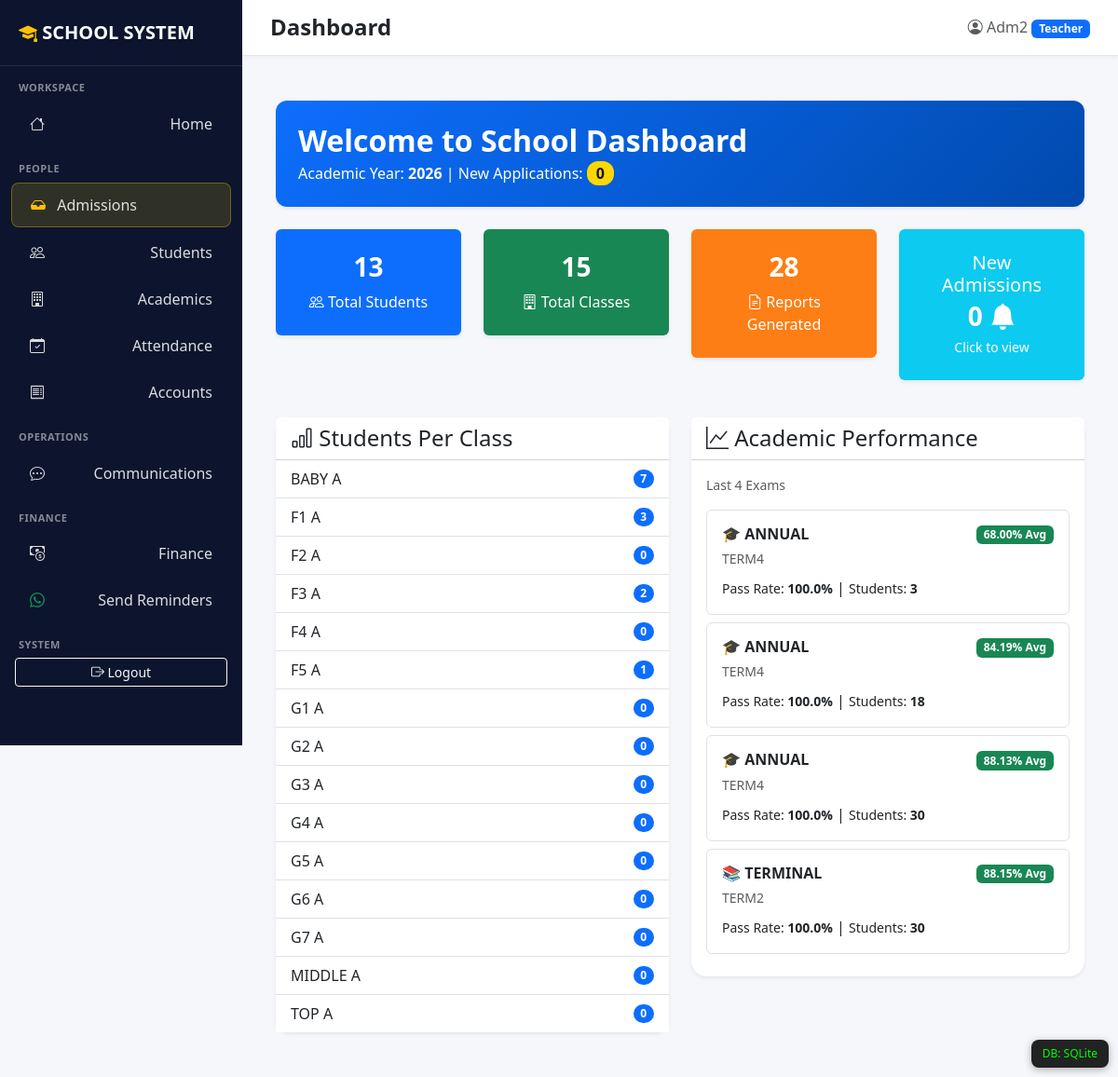
Page /school-management/ (signed in) on the committed database.
### accounts/models.py (models this page shows)
class User(AbstractUser):
    ROLE_CHOICES = [
        ("admin", "Administrator"),
        ("teacher", "Teacher"),
        ("accountant", "Accountant"),
        ("headteacher", "Head Teacher"),
        ("parent", "Parent"),
    ]
    role = models.CharField(max_length=20, choices=ROLE_CHOICES, default="teacher")
    phone = models.CharField(max_length=20, blank=True, null=True)
    teacher_profile = models.OneToOneField(
        'academics.Teacher',
        null=True,
        blank=True,
        on_delete=models.SET_NULL
    )
    guardian_profile = models.OneToOneField(
        'students.Guardian',
        null=True,
        blank=True,
        on_delete=models.SET_NULL
    )

### academics/models.py (models this page shows, shortened)
class AcademicYear(models.Model):
    name = models.CharField(max_length=9, unique=True)
    is_active = models.BooleanField(default=False)
    class Meta:
        ordering = ["-name"]
        verbose_name = "Academic Year"
        verbose_name_plural = "Academic Years"
    def __str__(self):
        return self.name

class ClassRoom(models.Model):
    LEVEL_GROUP = {
        'BABY': 'PRE_PRIMARY', 'MIDDLE': 'PRE_PRIMARY', 'TOP': 'PRE_PRIMARY',
        'G1': 'PRE_PRIMARY', 'G2': 'PRE_PRIMARY', 'G3': 'PRE_PRIMARY',
        'G4': 'PRE_PRIMARY', 'G5': 'PRE_PRIMARY', 'G6': 'PRE_PRIMARY', 'G7': 'PRE_PRIMARY',
        'F1': 'ORDINARY', 'F2': 'ORDINARY', 'F3': 'ORDINARY', 'F4': 'ORDINARY',
        'F5': 'ADVANCED', 'F6': 'ADVANCED',
    }
    LEVEL_CHOICES = [
        ("BABY", "Baby"),
        ("MIDDLE", "Middle"),
        ("TOP", "Top"),
        ("G1", "Grade 1"),
        ("G2", "Grade 2"),
        ("G3", "Grade 3"),
        ("G4", "Grade 4"),
        ("G5", "Grade 5"),
        ("G6", "Grade 6"),
        ("G7", "Grade 7"),
        ("F1", "Form 1"),
        ("F2", "Form 2"),
        ("F3", "Form 3"),
        ("F4", "Form 4"),
        ("F5", "Form 5"),
        ("F6", "Form 6"),
    ]
    STREAM_CHOICES = [
        ("A", "A"),
        ("B", "B"),
        ("C", "C"),
    ]
    level = models.CharField(
        max_length=10,
        choices=LEVEL_CHOICES
    )
    stream = models.CharField(
        max_length=1,
        choices=STREAM_CHOICES
    )
    class_teacher = models.ForeignKey(
        Teacher,
        on_delete=models.SET_NULL,
        null=True,
        blank=True,
        related_name="classrooms"
    )
    class Meta:
        unique_together = ("level", "stream")
        ordering = ["level", "stream"]

class Exam(models.Model):
    EXAM_TYPES = [
        ("MIDTERM", "Mid Term"),
        ("TERMINAL", "Terminal"),
        ("MIDTERM", "Mid Term"),
        ("ANNUAL", "Annual"),
    ]
    name = models.CharField(max_length=100)
    exam_type = models.CharField(
        max_length=20,
        choices=EXAM_TYPES
    )
    term = models.ForeignKey(
        Term,
        on_delete=models.CASCADE,
        related_name="exams"
    )
    class_room = models.ForeignKey(
        ClassRoom,
        on_delete=models.CASCADE,
        related_name="exams"
    )
    is_active = models.BooleanField(default=True)
    class Meta:
        ordering = ["term", "class_room", "name"]

class Term(models.Model):
    TERM_CHOICES = [
        ("TERM1", "Term 1"),
        ("TERM2", "Term 2"),
        ("TERM3", "Term 3"),
        ("TERM4", "Term 4"),
    ]
    academic_year = models.ForeignKey(
        AcademicYear,
        on_delete=models.CASCADE,
        related_name="terms"
    )
    name = models.CharField(
        max_length=10,
        choices=TERM_CHOICES
    )
    start_date = models.DateField()
    end_date = models.DateField()
    class Meta:
        unique_together = ("academic_year", "name")
        ordering = ["academic_year", "name"]

### dashboard/views.py (the view)
# urls.py: path('', views.dashboard_view, name='home'),
@user_passes_test(superuseruser_requred, login_url='/')
def dashboard_view(request):
    total_students = Student.objects.count()
    total_classes = ClassRoom.objects.count()
    total_teachers = Teacher.objects.count()
    total_subjects = Subject.objects.count()
    students_per_class = ClassRoom.objects.annotate(student_count=Count('students')).order_by('level', 'stream')
    db_engine = connection.settings_dict['ENGINE']
    db_name = "PostgreSQL" if 'postgresql' in db_engine else "SQLite"
    current_year = AcademicYear.objects.filter(is_active=True).first()
    exam_performance = []
    active_exam_name = "None"
    total_reports = 0
    if current_year:
        exams = Exam.objects.filter(term__academic_year=current_year).order_by('-id')[:4]
        total_reports = StudentReport.objects.filter(exam__term__academic_year=current_year).count()
        for exam in exams:
            exam_results = ExamResult.objects.filter(exam=exam)
            if exam_results.exists():
                avg_score = exam_results.aggregate(avg=Avg('average_marks'))['avg'] or 0
                pass_count = exam_results.filter(average_marks__gte=40).count()
                total_papers = exam_results.count()
                pass_percentage = (pass_count / total_papers * 100) if total_papers > 0 else 0
                exam_performance.append({'name': exam.name, 'term': exam.term.name, 'avg_score': round(avg_score, 2), 'pass_percentage': round(pass_percentage, 2), 'total_students': total_papers})
        if exams:
            active_exam_name = exams[0].name
    pending_admissions = 0
    latest_admissions = []
    try:
        from admissions.models import AdmissionApplication
        pending_admissions = AdmissionApplication.objects.filter(status='Pending').count()
        latest_admissions = AdmissionApplication.objects.filter(status='Pending').order_by('-created_at')[:3]
    except:
        pending_admissions = 0
        latest_admissions = []
    context = {
        'total_students': total_students,
        'total_classes': total_classes,
        'total_teachers': total_teachers,
        'total_subjects': total_subjects,
        'students_per_class': students_per_class,
        'exam_performance': exam_performance,
        'total_reports': total_reports,
        'active_exam_name': active_exam_name,
        'current_year': current_year,
        'db_name': db_name,
        'pending_admissions': pending_admissions,
        'latest_admissions': latest_admissions,
    }
    return render(request, 'dashboard/main_dashboard.html', context)

### dashboard/templates/dashboard/main_dashboard.html (shortened to what this page needs)
{% extends 'base.html' %}
{% load static %}
{% block content %}
<div class="container mt-4">
    <div class="card text-white mb-4 border-0 shadow-sm" style="background: linear-gradient(135deg, #0d6efd 0%, #004aad 100%); border-radius: 12px;">
        <div class="card-body p-4">
            <h2 class="mb-1 fw-bold">Welcome to School Dashboard</h2>
            <p class="mb-0">Academic Year: <b>{{ current_year }}</b> | New Applications: <b style="background:#FFD700; color:#0c152d; padding:2px 10px; border-radius:12px;">{{ pending_admissions|default:"0" }}</b></p>
        </div>
    </div>
    <div class="row mb-4">
        <div class="col-md-3 mb-3">
            <div class="p-4 text-center text-white rounded shadow-sm" style="background:#0d6efd;">
                <h3 class="fw-bold">{{ total_students }}</h3>
                <p class="mb-0"><i class="bi bi-people"></i> Total Students</p>
            </div>
        </div>
        <div class="col-md-3 mb-3">
            <div class="p-4 text-center text-white rounded shadow-sm" style="background:#198754;">
                <h3 class="fw-bold">{{ total_classes }}</h3>
                <p class="mb-0"><i class="bi bi-building"></i> Total Classes</p>
            </div>
        </div>
        <div class="col-md-3 mb-3">
            <div class="p-4 text-center text-white rounded shadow-sm" style="background:#fd7e14;">
                <h3 class="fw-bold">{{ total_reports }}</h3>
                <p class="mb-0"><i class="bi bi-file-earmark-text"></i> Reports Generated</p>
            </div>
        </div>
        <div class="col-md-3 mb-3">
            <div class="p-4 text-center text-white rounded shadow-sm" style="background:#0dcaf0; cursor:pointer;" onclick="window.location.href='/admissions/manage/'">
                <h5 class="mb-0">New Admissions</h5>
                <p class="fw-bold fs-3 mb-0">{{ pending_admissions|default:"0" }} <i class="bi bi-bell-fill"></i></p>
                <small>Click to view</small>
            </div>
        </div>
    </div>
    <div class="row">
        <div class="col-md-6 mb-4">
            <div class="card shadow-sm">
                <div class="card-header bg-white">
                    <h4 class="mb-0"><i class="bi bi-bar-chart"></i> Students Per Class</h4>
                </div>
                <div class="card-body p-0">
                    <div class="list-group list-group-flush">
                    {% for class in students_per_class %}
                        <a href="{% url 'students:students_by_class' class.id %}" class="list-group-item list-group-item-action d-flex justify-content-between align-items-center">
                            <span>{{ class.level }} {{ class.stream }}</span>
                            <span class="badge bg-primary rounded-pill">{{ class.student_count }}</span>
                        </a>
                    {% empty %}
                        <div class="list-group-item text-muted">No classes found</div>
                    {% endfor %}
                    </div>
                </div>
            </div>
        </div>
        <div class="col-md-6 mb-4">
            <div class="card shadow-sm">
                <div class="card-header bg-white">
                    <h4 class="mb-0"><i class="bi bi-graph-up"></i> Academic Performance</h4>
                </div>
                <div class="card-body">
                    {% if exam_performance %}
                        <p class="text-muted small">Last 4 Exams</p>
                        {% for data in exam_performance %}
                        <div class="border rounded p-3 mb-2">
                            <div class="d-flex justify-content-between align-items-start">
                                <div>
                                    <h6 class="mb-1 fw-bold">
                                        {% if 'TERMINAL' in data.name|upper %} 📚 {% endif %}
                                        {% if 'ANNUAL' in data.name|upper %} 🎓 {% endif %}
                                        {{ data.name }}
                                    </h6>
                                    <small class="text-muted">{{ data.term }}</small>
                                </div>
                                <span class="badge bg-success">{{ data.avg_score }}% Avg</span>
                            </div>
                            <div class="mt-2">
                                <small>Pass Rate: <b>{{ data.pass_percentage }}%</b></small> |
                                <small>Students: <b>{{ data.total_students }}</b></small>
                            </div>
                        </div>
                        {% endfor %}
                    {% else %}
                        <div class="alert alert-warning mb-0">
                            <i class="bi bi-exclamation-triangle"></i> No exam data yet for {{ current_year }}<br>
                            <small>Make sure you have an active Academic Year, Term, and Exams with results.</small>
                        </div>
                    {% endif %}
                </div>
            </div>
        </div>
    </div>
</div>
<div style="position:fixed; bottom:10px; right:10px; background:#222; color:#00ff00; padding:6px 12px; border-radius:8px; font-size:12px; z-index:9999; box-shadow: 0 2px 8px rgba(0,0,0,0.3);">
    DB: {{ db_name }}
</div>
{% endblock %}

### templates/base.html (shortened to what this page needs)
<!DOCTYPE html>
<html lang="en">
<head>
    <link href="https://cdn.jsdelivr.net/npm/bootstrap@5.3.2/dist/css/bootstrap.min.css" rel="stylesheet">
    <link rel="stylesheet" href="https://cdn.jsdelivr.net/npm/bootstrap-icons@1.11.3/font/bootstrap-icons.css">
</head>
<body class="{% if not user.is_authenticated %}login-body{% endif %}">
{% if user.is_authenticated %}
<nav class="sidebar" id="sidebar">
    <div class="brand">
        <i class="bi bi-mortarboard-fill text-warning"></i> SCHOOL SYSTEM
    </div>
    {% if user.is_superuser or user.role == 'admin' %}
        <div class="section-title">Workspace</div>
        <ul class="nav flex-column">
            <li class="nav-item"><a class="nav-link" href="{% url 'dashboard:home' %}"><i class="bi bi-house"></i> Home</a></li>
        </ul>
        <div class="section-title">People</div>
        <ul class="nav flex-column">
            <li class="nav-item">
                <a class="nav-link" href="/admissions/manage/" style="background: rgba(255,215,0,0.15); border: 1px solid rgba(255,215,0,0.3);">
                    <span><i class="bi bi-inbox-fill text-warning"></i> Admissions</span>
                </a>
            </li>
            <li class="nav-item"><a class="nav-link" href="{% url 'students:student_list' %}"><i class="bi bi-people"></i> Students</a></li>
            <li class="nav-item"><a class="nav-link" href="{% url 'academics:class_list' %}"><i class="bi bi-building"></i> Academics</a></li>
            <li class="nav-item"><a class="nav-link" href="{% url 'students:daily_attendance_summary' %}"><i class="bi bi-calendar-check"></i> Attendance</a></li>
            <li class="nav-item"><a class="nav-link" href="{% url 'accounts:account_manage' %}"><i class="bi bi-receipt"></i> Accounts</a></li>
        </ul>
        <div class="section-title">Operations</div>
        <ul class="nav flex-column">
            <li class="nav-item"><a class="nav-link" href="#"><i class="bi bi-chat-dots"></i> Communications</a></li>
        </ul>
        <div class="section-title">Finance</div>
        <ul class="nav flex-column">
            <li class="nav-item"><a class="nav-link" href="{% url 'finance:dashboard' %}"><i class="bi bi-cash-coin"></i> Finance</a></li>
            <li class="nav-item"><a class="nav-link" href="{% url 'finance:send_reminders' %}"><i class="bi bi-whatsapp text-success"></i> Send Reminders</a></li>
        </ul>
    {% elif user.role == 'parent' %}
        <div class="section-title">Parent Portal</div>
        <ul class="nav flex-column">
            <li class="nav-item"><a class="nav-link" href="{% url 'students:my_children' %}"><i class="bi bi-people"></i> My Children</a></li>
        </ul>
    {% endif %}
    <div class="section-title">System</div>
    <ul class="nav flex-column">
        <li class="nav-item">
            <form method="post" action="{% url 'logout' %}" class="px-3">
                <button type="submit" class="btn btn-outline-light btn-sm w-100">
                    <i class="bi bi-box-arrow-right"></i> Logout
                </button>
            </form>
        </li>
    </ul>
</nav>
<div class="main-content">
    <div class="topbar d-flex justify-content-between align-items-center">
        <div class="d-flex align-items-center">
            <h4 class="mb-0 fw-bold">{% block page_title %}Dashboard{% endblock %}</h4>
        </div>
        <div class="d-flex align-items-center gap-3">
            <span class="text-muted">
                <i class="bi bi-person-circle"></i> {{ user.username|title }}
                <span class="badge bg-primary">{{ user.role|title }}</span>
            </span>
        </div>
    </div>
    <div class="p-4">
{% endif %}
        {% block content %}{% endblock %}
{% if user.is_authenticated %}
    </div>
</div>
{% endif %}
</body>
</html>

### rows in the picture
User: username "Adm2", role "Teacher"
AcademicYear: name "2026"
ClassRoom: level "BABY", stream "A", student_count "7"
ClassRoom: level "F1", stream "A", student_count "3"
ClassRoom: level "F2", stream "A", student_count "0"
ClassRoom: level "F3", stream "A", student_count "2"
ClassRoom: level "F4", stream "A", student_count "0"
ClassRoom: level "F5", stream "A", student_count "1"
ClassRoom: level "G1", stream "A", student_count "0"
ClassRoom: level "G2", stream "A", student_count "0"
ClassRoom: level "G3", stream "A", student_count "0"
ClassRoom: level "G4", stream "A", student_count "0"
ClassRoom: level "G5", stream "A", student_count "0"
ClassRoom: level "G6", stream "A", student_count "0"
ClassRoom: level "G7", stream "A", student_count "0"
ClassRoom: level "MIDDLE", stream "A", student_count "0"
ClassRoom: level "TOP", stream "A", student_count "0"
Exam: name "ANNUAL"
Term: term "TERM4" "TERM4" "TERM4"
Exam: name "ANNUAL"
Exam: name "ANNUAL"
Exam: name "TERMINAL"
Term: term "TERM2"

### other values in the picture
{{ pending_admissions|default:"0" }} "0"
{{ total_students }} "13"
{{ total_classes }} "15"
{{ total_reports }} "28"
{{ data.avg_score }} "68.00" "84.19" "88.13" "88.15"
{{ data.pass_percentage }} "100.0" "100.0" "100.0" "100.0"
{{ data.total_students }} "3" "18" "30" "30"
{{ db_name }} "SQLite"
